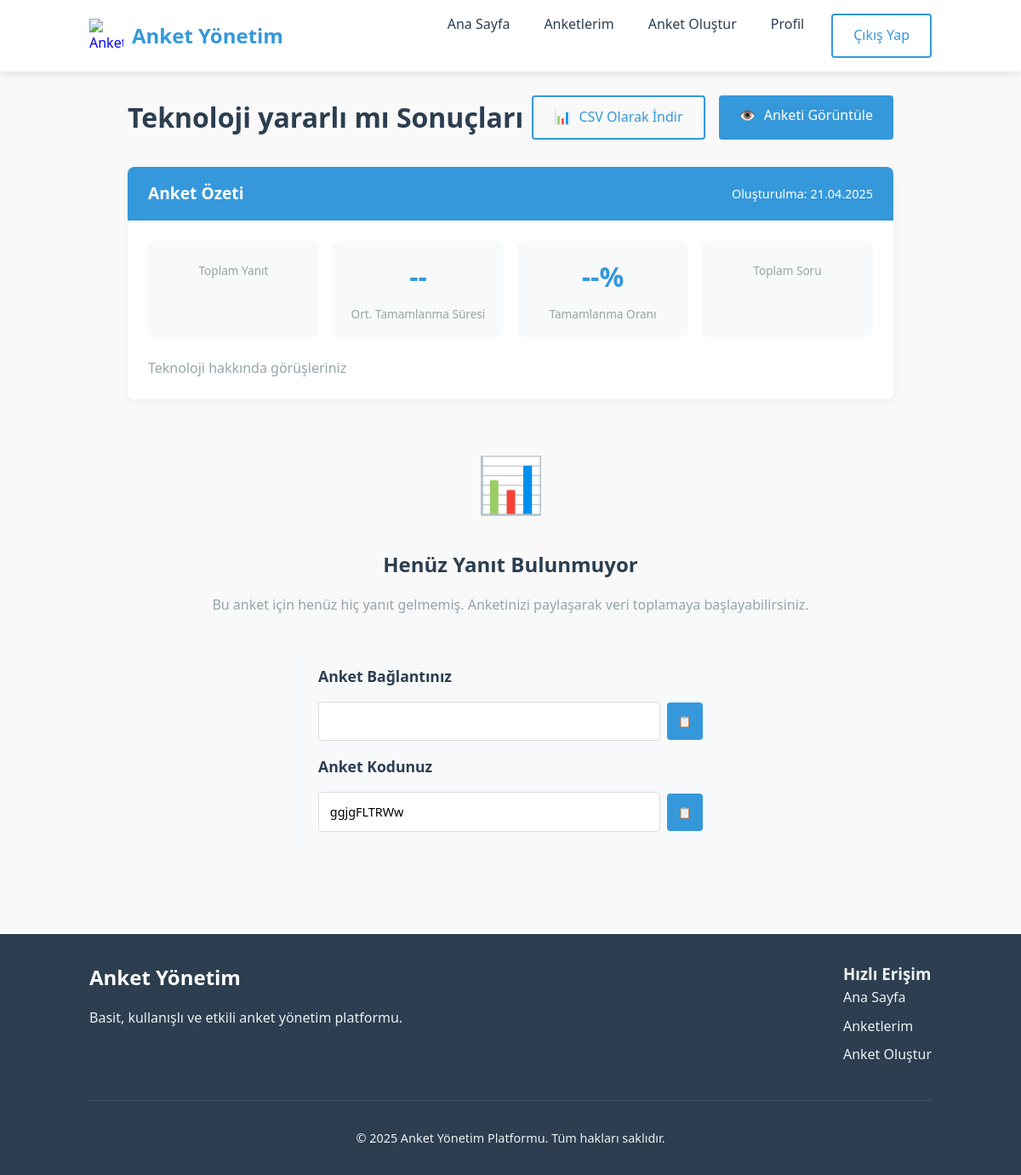
Page /anket/teknoloji-yararl-m/sonuclar/ (signed in) on the committed database.
### surveys/models.py (models this page shows, shortened)
class Survey(models.Model):
    title = models.CharField(max_length=255)
    description = models.TextField(blank=True)
    slug = models.SlugField(max_length=255, unique=True, blank=True)
    is_active = models.BooleanField(default=False)
    created_at = models.DateTimeField(auto_now_add=True)
    updated_at = models.DateTimeField(auto_now=True)
    created_by = models.ForeignKey(User, on_delete=models.CASCADE, related_name='surveys')
    access_code = models.CharField(max_length=20, unique=True, blank=True)

### surveys/views.py (the view, shortened to what this page needs)
# urls.py: path('anket/<slug:slug>/sonuclar/', views.survey_results, name='survey_results'),
@login_required
def survey_results(request, slug):
    survey = get_object_or_404(Survey, slug=slug)
    if not request.user.is_staff and survey.created_by != request.user:
        messages.error(request, 'Bu anketin sonuçlarını görüntüleme yetkiniz yok!')
        return redirect('surveys:my_surveys')
    responses = Response.objects.filter(survey=survey)
    response_count = responses.count()
    questions_data = []
    context = {
        'survey': survey,
        'response_count': response_count,
        'questions_data': questions_data,
        'chart_data': json.dumps(questions_data)
    }
    return render(request, 'surveys/survey_results.html', context)

### surveys/templates/surveys/survey_results.html (shortened to what this page needs)
{% extends 'base.html' %}
{% block content %}
<div style="max-width: 900px; margin: 0 auto;">
    <div style="display: flex; justify-content: space-between; align-items: center; margin-bottom: 2rem;">
        <h1 style="font-size: 2rem; color: var(--dark-color);">{{ survey.title }} Sonuçları</h1>
        <div style="display: flex; gap: 1rem;">
            <a href="{% url 'surveys:export_results' survey.slug %}" class="btn btn-outline">
                <span style="margin-right: 5px;">📊</span> CSV Olarak İndir
            </a>
            <a href="{% url 'surveys:view_survey' survey.slug %}" class="btn btn-primary">
                <span style="margin-right: 5px;">👁️</span> Anketi Görüntüle
            </a>
        </div>
    </div>
    <div class="results-card">
        <div class="results-header">
            <h2 style="font-size: 1.2rem; margin: 0;">Anket Özeti</h2>
            <span style="font-size: 0.9rem;">Oluşturulma: {{ survey.created_at|date:"d.m.Y" }}</span>
        </div>
        <div class="results-body">
            <div class="summary-grid">
                <div class="summary-item">
                    <div class="summary-label">Toplam Yanıt</div>
                </div>
                <div class="summary-item">
                    <div class="summary-number">{{ average_completion_time|default:"--" }}</div>
                    <div class="summary-label">Ort. Tamamlanma Süresi</div>
                </div>
                <div class="summary-item">
                    <div class="summary-number">{{ completion_rate|default:"--" }}%</div>
                    <div class="summary-label">Tamamlanma Oranı</div>
                </div>
                <div class="summary-item">
                    <div class="summary-label">Toplam Soru</div>
                </div>
            </div>
            <p style="color: var(--gray-color); margin-bottom: 0;">{{ survey.description }}</p>
        </div>
    </div>
    {% if not responses_count %}
        <div style="text-align: center; margin-top: 3rem;">
            <div style="font-size: 4rem; color: var(--gray-color); margin-bottom: 1.5rem;">📊</div>
            <h2 style="font-size: 1.5rem; color: var(--dark-color); margin-bottom: 1rem;">Henüz Yanıt Bulunmuyor</h2>
            <p style="color: var(--gray-color); margin-bottom: 2rem;">Bu anket için henüz hiç yanıt gelmemiş. Anketinizi paylaşarak veri toplamaya başlayabilirsiniz.</p>
            <div style="background-color: #f8f9fa; padding: 1.5rem; border-radius: 8px; max-width: 500px; margin: 0 auto; text-align: left;">
                <h3 style="font-size: 1.1rem; color: var(--dark-color); margin-bottom: 1rem;">Anket Bağlantınız</h3>
                <div style="display: flex; align-items: center; margin-bottom: 1rem;">
                    <input type="text" readonly value="{{ survey_url }}" style="flex: 1; padding: 0.8rem; border: 1px solid #ddd; border-radius: 4px; font-size: 0.9rem;">
                    <button onclick="copyToClipboard('{{ survey_url }}')" style="background: var(--primary-color); color: white; border: none; padding: 0.8rem; margin-left: 0.5rem; border-radius: 4px; cursor: pointer;">
                        📋
                    </button>
                </div>
                <h3 style="font-size: 1.1rem; color: var(--dark-color); margin-bottom: 1rem;">Anket Kodunuz</h3>
                <div style="display: flex; align-items: center;">
                    <input type="text" readonly value="{{ survey.access_code }}" style="flex: 1; padding: 0.8rem; border: 1px solid #ddd; border-radius: 4px; font-size: 0.9rem;">
                    <button onclick="copyToClipboard('{{ survey.access_code }}')" style="background: var(--primary-color); color: white; border: none; padding: 0.8rem; margin-left: 0.5rem; border-radius: 4px; cursor: pointer;">
                        📋
                    </button>
                </div>
            </div>
        </div>
    {% endif %}
</div>
{% endblock %}

### surveys/templates/base.html (style rules this page uses)
:root { --primary-color: #3498db; --primary-color-rgb: 52, 152, 219; --secondary-color: #2ecc71; --dark-color: #2c3e50; --light-color: #ecf0f1; --danger-color: #e74c3c; --warning-color: #f39c12; --gray-color: #95a5a6; --white-color: #ffffff; }
* { margin: 0; padding: 0; box-sizing: border-box; font-family: 'Segoe UI', Tahoma, Geneva, Verdana, sans-serif; }
body { background-color: #f9f9f9; color: #333; line-height: 1.6; }
.btn { display: inline-block; padding: 0.7rem 1.5rem; border-radius: 4px; font-weight: 500; text-decoration: none; cursor: pointer; transition: all 0.3s ease; border: none; font-size: 1rem; }
.btn-primary { background-color: var(--primary-color); color: var(--white-color); }
.btn-outline { background: none; border: 2px solid var(--primary-color); color: var(--primary-color); }

### surveys/templates/surveys/survey_results.html (style rules this page uses)
.results-card { margin-bottom: 2rem; background-color: white; border-radius: 8px; box-shadow: 0 2px 10px rgba(0, 0, 0, 0.05); overflow: hidden; }
.results-header { background-color: var(--primary-color); color: white; padding: 1rem 1.5rem; display: flex; justify-content: space-between; align-items: center; }
.results-body { padding: 1.5rem; }
.summary-grid { display: grid; grid-template-columns: repeat(auto-fit, minmax(150px, 1fr)); gap: 1rem; margin-bottom: 1.5rem; }
.summary-item { background-color: #f8f9fa; padding: 1rem; border-radius: 8px; text-align: center; }
.summary-number { font-size: 2rem; font-weight: 700; color: var(--primary-color); margin-bottom: 0.5rem; }
.summary-label { font-size: 0.85rem; color: var(--gray-color); }

### rows in the picture
Survey: title "Teknoloji yararlı mı", created_at "21.04.2025", description "Teknoloji hakkında görüşleriniz", access_code "ggjgFLTRWw"

### other values in the picture
{{ average_completion_time|default:"--" }} "--"
{{ completion_rate|default:"--" }} "--"
